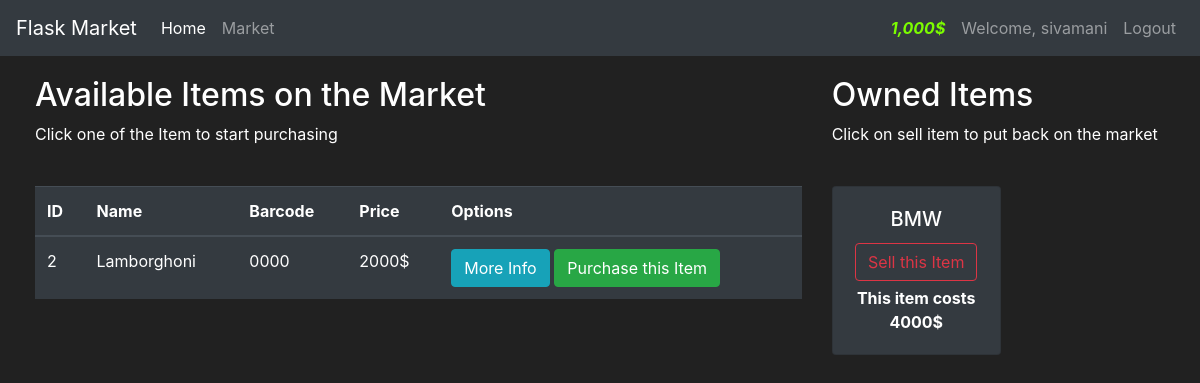
/market (signed in), run on an earlier commit of the app's database.
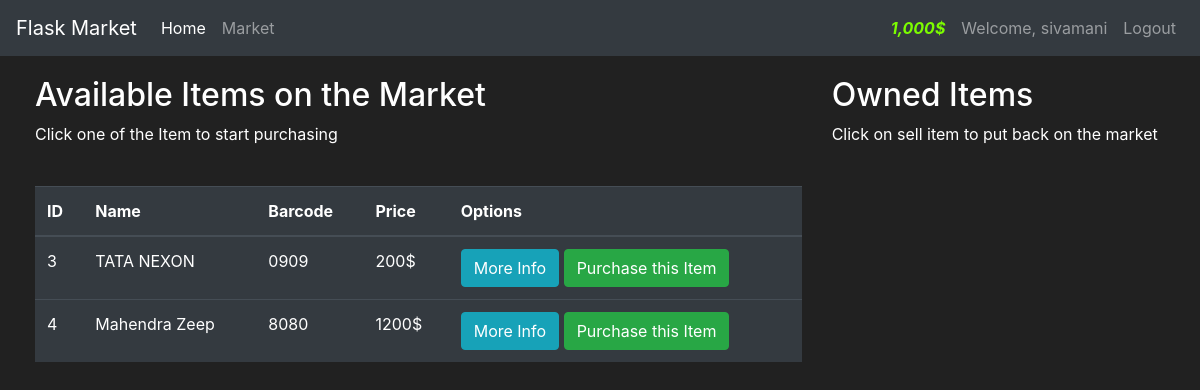
And on a later commit of the database.
### market/models.py (models this page shows, shortened)
class User(db.Model,UserMixin):
    id = db.Column(db.Integer(), primary_key=True)
    username=db.Column(db.String(length=30),nullable=False,unique=True)
    email_address=db.Column(db.String(length=50),nullable=False,unique=True)
    password_hash=db.Column(db.String(length=60),nullable=False)
    budget=db.Column(db.Integer(),nullable=False,default=1000)
    items=db.relationship('Item',backref='owned_user',lazy=True)
    @property
    def modifyBudget(self):
        if len(str(self.budget))>=4:
            return f'{str(self.budget)[:-3]},{str(self.budget)[-3:]}$'
        else:
            return f"{self.budget}$"
    @property
    def password(self):
        return self.password

class Item(db.Model):
    id = db.Column(db.Integer(), primary_key=True)
    name = db.Column(db.String(length=30), nullable=False, unique=True)
    price = db.Column(db.Integer(), nullable=False)
    barcode = db.Column(db.String(length=4), nullable=False, unique=True)
    description = db.Column(db.String(length=1024), nullable=False, unique=True)
    owner = db.Column(db.Integer(), db.ForeignKey('user.id'))

### market/route.py (the view, shortened to what this page needs)
@app.route('/market',methods=['GET','POST'])
@login_required
def market_page():
    purchase_form=PurchaseItemForm()
    selling_form=SellItemForm()
    if request.method=="GET":
        items = Item.query.filter_by(owner=None)
        owned_items=Item.query.filter_by(owner=current_user.id)
        return render_template('market.html', items=items,purchase_form=purchase_form,owned_items=owned_items,selling_form=selling_form)

### market/models.py (called while the page is built)
@login_manager.user_loader
def load_user(user_id):
    return User.query.get(int(user_id))

### market/templates/market.html (shortened to what this page needs)
{% extends 'base.html' %}
{% block content %}
<div class="row" style="margin-top: 20px; margin-left: 20px;">
    <div class="col-8">
        <h2>Available Items on the Market</h2>
        <p>Click one of the Item to start purchasing</p>
        <br>
        <table class="table table-hover table-dark">
            <thead>
                <tr>
                    <th scope="col">ID</th>
                    <th scope="col">Name</th>
                    <th scope="col">Barcode</th>
                    <th scope="col">Price</th>
                    <th scope="col">Options</th>
                </tr>
            </thead>
            <tbody>
                {% for item in items %}
                <tr>
                    <td>{{ item.id }}</td>
                    <td>{{ item.name }}</td>
                    <td>{{ item.barcode }}</td>
                    <td>{{ item.price }}$</td>
                    <td>
                        <button class="btn btn-outline btn-info" data-toggle="modal"
                            data-target="#Modal-MoreInfo-{{ item.id }}">More Info</button>
                        <button class="btn btn-outline btn-success" data-toggle="modal"
                            data-target="#Modal-PurchaseConfirm-{{ item.id }}">Purchase this Item</button>
                    </td>
                </tr>
                {% endfor %}
            </tbody>
        </table>
    </div>
    <div class="col-4">
        <h2>Owned Items</h2>
        <p>Click on sell item to put back on the market</p>
        <br>
        <div class="row">
            {% for owned_item in owned_items %}
            <div class="col-md-6">
                <div style="margin-bottom: 5px" class="card text-center bg-dark">
                    <div class="card-body">
                        <h5 class="card-title">{{ owned_item.name }}</h5>
                        <button type="button" class="btn btn-outline-danger" style="margin-bottom: 5px"
                            data-toggle="modal" data-target="#Modal-SellingConfirm-{{ owned_item.id }}">
                            Sell this Item
                        </button>
                        <p class="card-text">
                            <strong>
                                This item costs {{ owned_item.price }}$
                            </strong>
                        </p>
                    </div>
                </div>
            </div>
            {% endfor %}
        </div>
    </div>
</div>
{% endblock %}

### market/templates/base.html (shortened to what this page needs)
<!doctype html>
<html lang="en">
<head>
    <link rel="stylesheet" href="https://cdn.jsdelivr.net/npm/bootstrap@4.5.3/dist/css/bootstrap.min.css"
>
</head>
<body>
    <nav class="navbar navbar-expand-md navbar-dark bg-dark">
        <a class="navbar-brand" href="#">Flask Market</a>
        <div class="collapse navbar-collapse" id="navbarNav">
            <ul class="navbar-nav mr-auto">
                <li class="nav-item active">
                    <a class="nav-link" href="{{ url_for('home_page') }}">Home </a>
                </li>
                <li class="nav-item">
                    <a class="nav-link" href="{{ url_for('market_page') }}">Market</a>
                </li>
            </ul>
            {% if current_user.is_authenticated %}
            <ul class="navbar-nav">
                <li class="nav-item">
                    <a class="nav-link" style="color:lawngreen; font-weight:bold;">
                        <i class="" fas fa-coins>{{ current_user.modifyBudget }}</i>
                    </a>
                </li>
                <li class="nav-item">
                    <a class="nav-link">Welcome, {{current_user.username }}</a>
                </li>
                <li class="nav-item">
                    <a class="nav-link" href="{{ url_for('logout_page') }}">Logout</a>
                </li>
            </ul>
            {% endif %}
        </div>
    </nav>
    {% block content %}
    {% endblock %}
</body>
</html>

### market/templates/base.html (style rules this page uses)
body { background-color: #212121; color: white }

What changed in the data, as far as the page shows it:
no longer on this page (row edited): Item: id "2", name "Lamborghoni", barcode "0000", price "2000", shown under "Available Items on the Market"
no longer on this page (row edited): Item: name "BMW", price "4000", shown under "Owned Items"
added Item: id "3", name "TATA NEXON", barcode "0909", price "200", shown under "Available Items on the Market"
added Item: id "4", name "Mahendra Zeep", barcode "8080", price "1200", shown under "Available Items on the Market"
